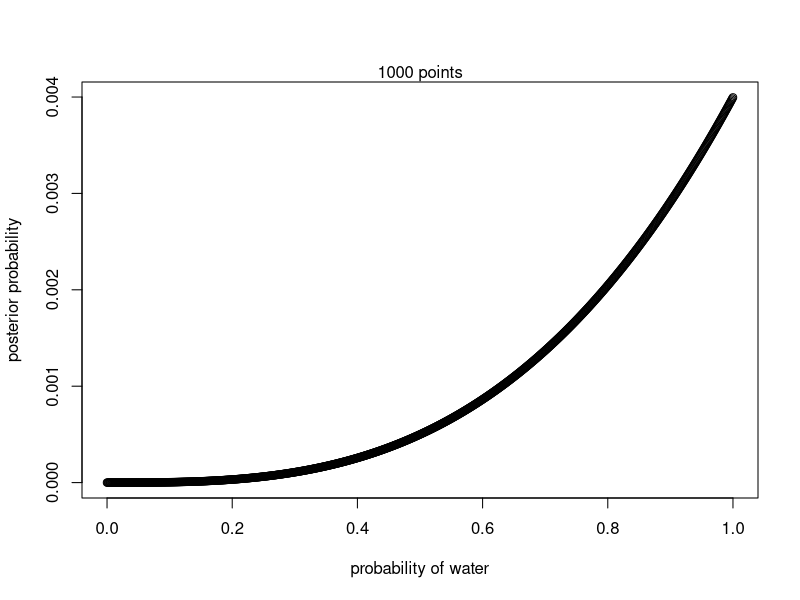
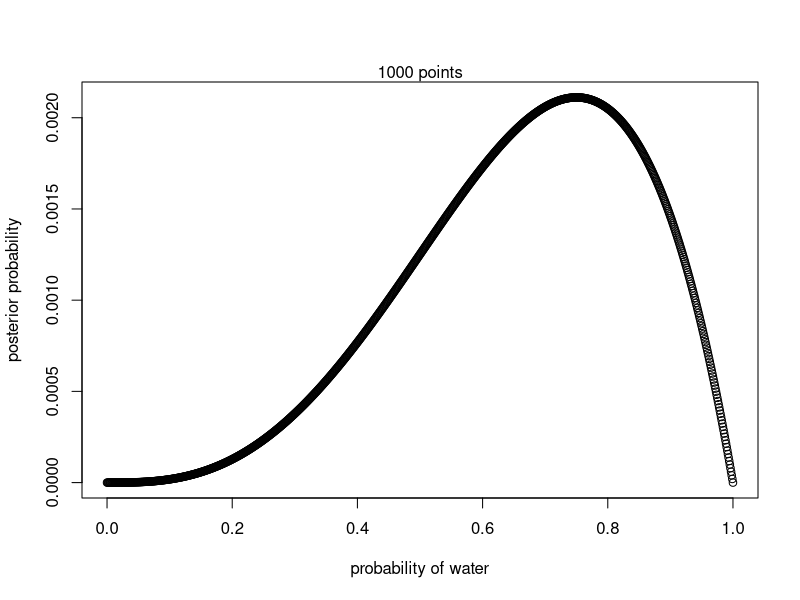
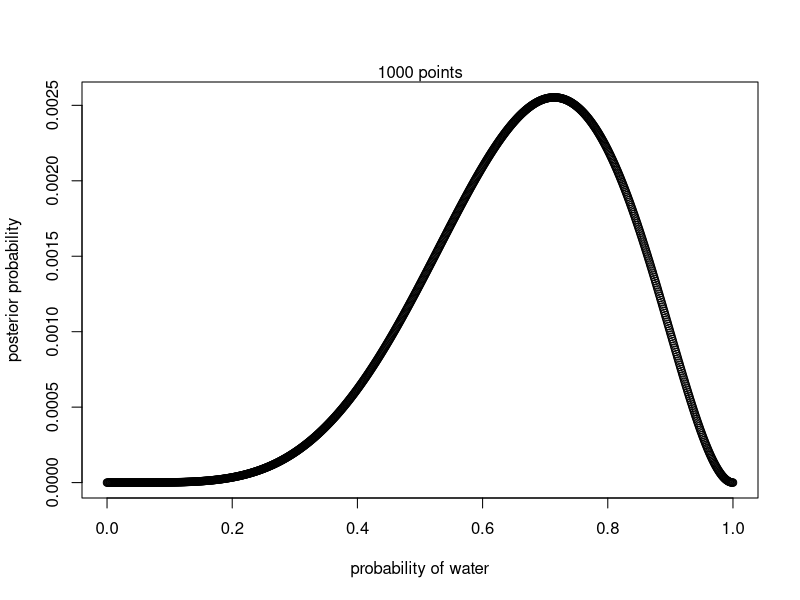
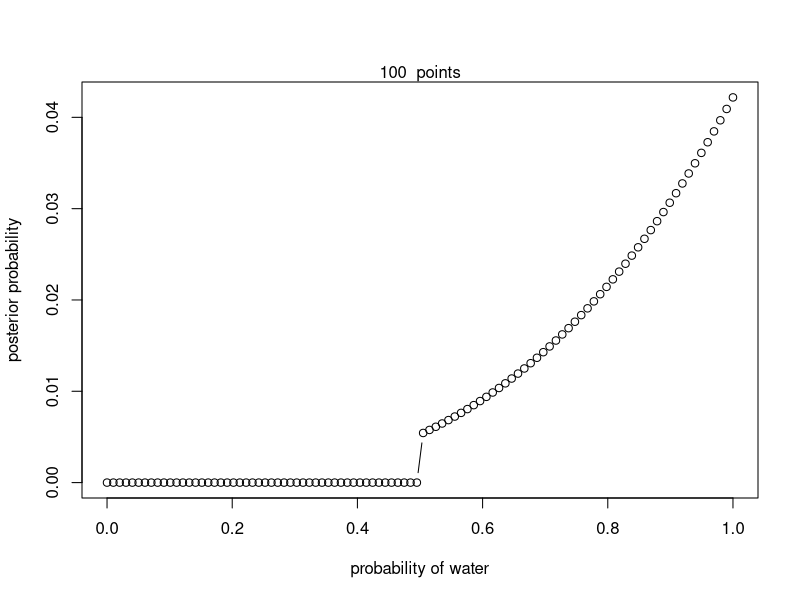
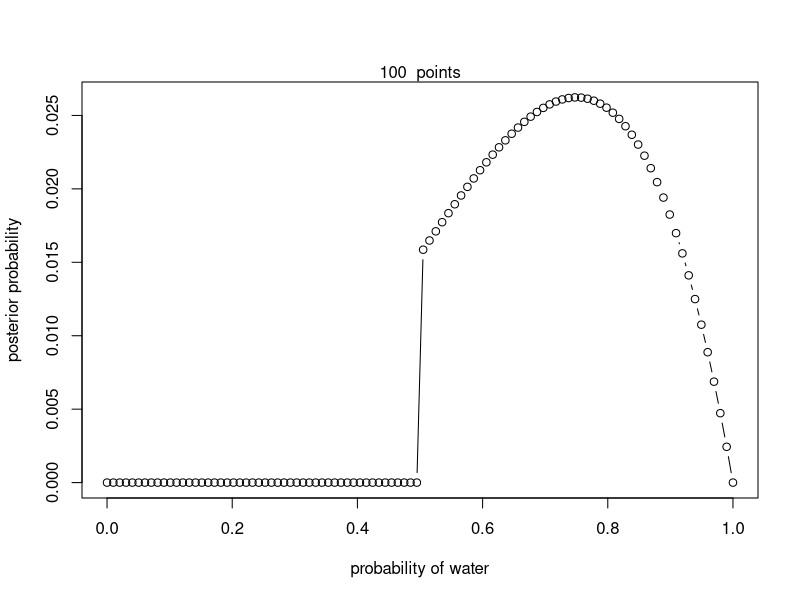
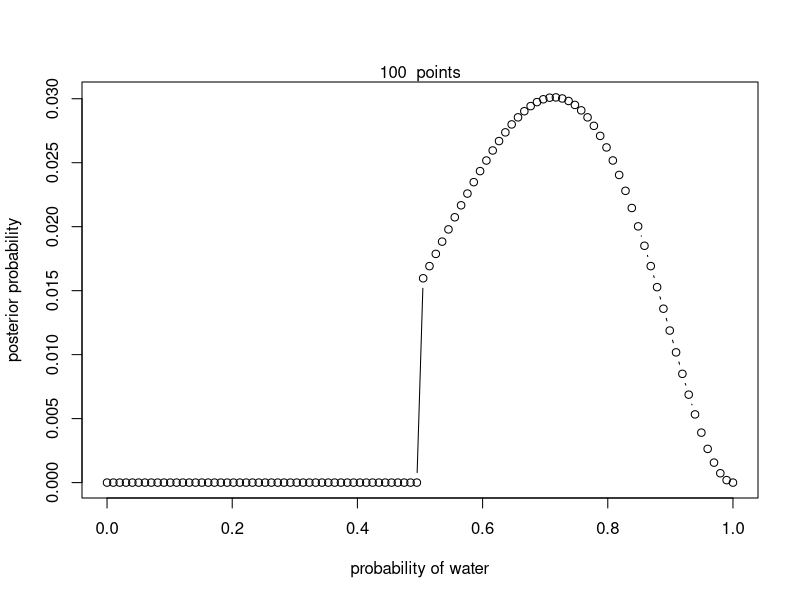

Here is the R script that generated these plots, in order:
## ---- chunk 1
knitr::opts_chunk$set(echo = TRUE)
## ---- chunk 2
# (1) W,W,W
# define grid
p_grid <- seq( from=0 , to=1 , length.out=1000)
# define prior
prior <- rep( 1 , 1000 )
# compute likelihood at each value in grid
likelihood <- dbinom( 3 , size=3 , prob=p_grid )
# compute product of likelihood and prior
unstd.posterior <- likelihood * prior
# standardize the posterior, so it sums to 1
posterior <- unstd.posterior / sum(unstd.posterior)
sum(posterior)
plot( p_grid , posterior , type="b" ,
xlab="probability of water" , ylab="posterior probability" )
mtext( "1000 points" )
## ---- chunk 3
# (2) W,W,W,L
# define grid
p_grid <- seq( from=0 , to=1 , length.out=1000)
# define prior
prior <- rep( 1 , 1000 )
# compute likelihood at each value in grid
likelihood <- dbinom( 3 , size=4 , prob=p_grid )
# compute product of likelihood and prior
unstd.posterior <- likelihood * prior
# standardize the posterior, so it sums to 1
posterior <- unstd.posterior / sum(unstd.posterior)
sum(posterior)
plot( p_grid , posterior , type="b" ,
xlab="probability of water" , ylab="posterior probability" )
mtext( "1000 points" )
## ---- chunk 4
# (3) L,W,W,L,W,W,W
# define grid
p_grid <- seq( from=0 , to=1 , length.out=1000)
# define prior
prior <- rep( 1 , 1000 )
# compute likelihood at each value in grid
likelihood <- dbinom( 5 , size=7 , prob=p_grid )
# compute product of likelihood and prior
unstd.posterior <- likelihood * prior
# standardize the posterior, so it sums to 1
posterior <- unstd.posterior / sum(unstd.posterior)
sum(posterior)
plot( p_grid , posterior , type="b" ,
xlab="probability of water" , ylab="posterior probability" )
mtext( "1000 points" )
## ---- chunk 5
grid_plot <- function(N,W,Size){
  # define grid
  p_grid <- seq( from=0 , to=1 , length.out=Size)
  # define prior
  prior <- ifelse(p_grid < .5, 0, 1)
  # compute likelihood at each value in grid
  likelihood <- dbinom( W , size=N , prob=p_grid )
  # compute product of likelihood and prior
  unstd.posterior <- likelihood * prior
  # standardize the posterior, so it sums to 1
  posterior <- unstd.posterior / sum(unstd.posterior)
  sum(posterior)
  plot( p_grid , posterior , type="b" ,
  xlab="probability of water" , ylab="posterior probability" )
  mtext(paste(Size, " points"))
}
## ---- chunk 6
# (1) W,W,W
grid_plot(3,3,100)
## ---- chunk 7
# (2) W,W,W,L
grid_plot(4,3,100)
## ---- chunk 8
# (3) L,W,W,L,W,W,W
grid_plot(7,5,100)
## ---- chunk 9
prior <- rep(0.5,2)
ps <- c(0.7, 0)
likelihood <- dbinom(0,1, ps) # 0 for land, 1 for one toss
raw.post <- likelihood * prior
post <- raw.post/sum(raw.post)
post
## ---- chunk 10
prior <- c(0.5,0.5)
ps <- c(0.2, 0.1)
likelihood <- dbinom(1,1, ps)
raw.post <- likelihood * prior
post <- raw.post/sum(raw.post)
post
post[1]*ps[1]+post[2]*ps[2]
